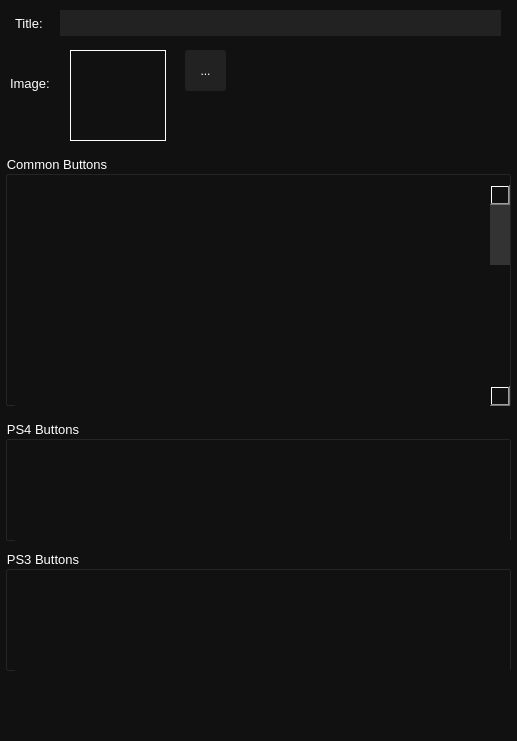
<?xml version="1.0" encoding="UTF-8"?>
<ui version="4.0">
 <class>Dialog</class>
 <widget class="QDialog" name="Dialog">
  <property name="geometry">
   <rect>
    <x>0</x>
    <y>0</y>
    <width>517</width>
    <height>741</height>
   </rect>
  </property>
  <property name="windowTitle">
   <string>Dialog</string>
  </property>
  <property name="styleSheet">
   <string notr="true">QDialog {
	background-color: #111;
}

QLabel {
	color: #FFF;
}

QToolButton {
	background-color: #222;
	color: #FFF;
	border-radius: 3px;
}

QLineEdit {
	background-color: #222;
	background: #222;
	color: #FFF;
}

QComboBox {
    border: 0px;
	background-color: #222;
	selection-background-color: #0156AB;

}

QComboBox:editable {
	background-color: #222;
	color: #1086e2;
}

QComboBox QAbstractItemView  {
    border: 0px;
    selection-background-color: #00F;
	background-color: #111;
	selection-color: #FFF;
	color: #FFF;
}

QComboBox::drop-down  {
	border: 0px;
	width: 22px;
}

QComboBox::down-arrow {
	image: url(:/images/scroll_down.png);
}

QGroupBox {
	color: #FFF;
}

QScrollBar:vertical  {
    background: #111;
	border: 0;
	width: 20px;
	margin: 0 0 0 0;
	padding: 0 0 0 0;
}

QScrollBar::up-arrow:vertical, QScrollBar::down-arrow:vertical  {
    border: 0;
	margin: 0 0 0 0;
}

 QScrollBar::handle:vertical  {
     background: #333;
	 margin: 20px 0 20px 0;
 }
 
 QScrollBar::add-page:vertical, QScrollBar::sub-page:vertical  {
     background: none;
 }

 QScrollBar::sub-line:vertical  {
     border: 0px;
	 image: url(:/images/scroll_up.png);
     subcontrol-position: top;
     subcontrol-origin: content;
 }

 QScrollBar::add-line:vertical  {
     border: 0px;
	 image: url(:/images/scroll_down.png);
     subcontrol-position: bottom;
     subcontrol-origin: content;
 }
</string>
  </property>
  <widget class="QLineEdit" name="edt_name">
   <property name="geometry">
    <rect>
     <x>60</x>
     <y>10</y>
     <width>441</width>
     <height>26</height>
    </rect>
   </property>
   <property name="font">
    <font>
     <pointsize>11</pointsize>
    </font>
   </property>
   <property name="focusPolicy">
    <enum>Qt::WheelFocus</enum>
   </property>
   <property name="autoFillBackground">
    <bool>false</bool>
   </property>
   <property name="frame">
    <bool>false</bool>
   </property>
  </widget>
  <widget class="QLabel" name="label_2">
   <property name="geometry">
    <rect>
     <x>15</x>
     <y>15</y>
     <width>36</width>
     <height>16</height>
    </rect>
   </property>
   <property name="font">
    <font>
     <pointsize>10</pointsize>
    </font>
   </property>
   <property name="text">
    <string>Title:</string>
   </property>
  </widget>
  <widget class="QLabel" name="lbl_image">
   <property name="geometry">
    <rect>
     <x>70</x>
     <y>50</y>
     <width>96</width>
     <height>91</height>
    </rect>
   </property>
   <property name="frameShape">
    <enum>QFrame::Panel</enum>
   </property>
   <property name="text">
    <string/>
   </property>
  </widget>
  <widget class="QGroupBox" name="gb_ps4">
   <property name="geometry">
    <rect>
     <x>5</x>
     <y>420</y>
     <width>506</width>
     <height>121</height>
    </rect>
   </property>
   <property name="font">
    <font>
     <pointsize>10</pointsize>
    </font>
   </property>
   <property name="title">
    <string>PS4 Buttons</string>
   </property>
   <property name="flat">
    <bool>true</bool>
   </property>
   <widget class="QScrollArea" name="scrollArea_ps4">
    <property name="geometry">
     <rect>
      <x>10</x>
      <y>30</y>
      <width>495</width>
      <height>91</height>
     </rect>
    </property>
    <property name="sizePolicy">
     <sizepolicy hsizetype="Preferred" vsizetype="Preferred">
      <horstretch>0</horstretch>
      <verstretch>0</verstretch>
     </sizepolicy>
    </property>
    <property name="minimumSize">
     <size>
      <width>0</width>
      <height>0</height>
     </size>
    </property>
    <property name="maximumSize">
     <size>
      <width>16777215</width>
      <height>16777215</height>
     </size>
    </property>
    <property name="focusPolicy">
     <enum>Qt::NoFocus</enum>
    </property>
    <property name="styleSheet">
     <string notr="true">QWidget {
	background-color: #111;
}

QScrollBar:vertical  {
    background: #111;
	border: 0;
	width: 20px;
	margin: 0 0 0 0;
	padding: 0 0 0 0;
}

QScrollBar::up-arrow:vertical, QScrollBar::down-arrow:vertical  {
    border: 0;
	margin: 0 0 0 0;
}

 QScrollBar::handle:vertical  {
     background: #333;
	 margin: 20px 0 20px 0;
 }
 
 QScrollBar::add-page:vertical, QScrollBar::sub-page:vertical  {
     background: none;
 }

 QScrollBar::sub-line:vertical  {
     border: 0px;
	 image: url(:/images/scroll_up.png);
     subcontrol-position: top;
     subcontrol-origin: content;
 }

 QScrollBar::add-line:vertical  {
     border: 0px;
	 image: url(:/images/scroll_down.png);
     subcontrol-position: bottom;
     subcontrol-origin: content;
 }
</string>
    </property>
    <property name="frameShape">
     <enum>QFrame::NoFrame</enum>
    </property>
    <property name="frameShadow">
     <enum>QFrame::Plain</enum>
    </property>
    <property name="lineWidth">
     <number>0</number>
    </property>
    <property name="verticalScrollBarPolicy">
     <enum>Qt::ScrollBarAlwaysOff</enum>
    </property>
    <property name="horizontalScrollBarPolicy">
     <enum>Qt::ScrollBarAlwaysOff</enum>
    </property>
    <property name="sizeAdjustPolicy">
     <enum>QAbstractScrollArea::AdjustIgnored</enum>
    </property>
    <property name="widgetResizable">
     <bool>true</bool>
    </property>
    <property name="alignment">
     <set>Qt::AlignLeading|Qt::AlignLeft|Qt::AlignTop</set>
    </property>
    <widget class="QWidget" name="panel_ps4">
     <property name="geometry">
      <rect>
       <x>0</x>
       <y>0</y>
       <width>479</width>
       <height>487</height>
      </rect>
     </property>
     <property name="minimumSize">
      <size>
       <width>479</width>
       <height>487</height>
      </size>
     </property>
     <property name="maximumSize">
      <size>
       <width>479</width>
       <height>487</height>
      </size>
     </property>
     <property name="styleSheet">
      <string notr="true">QWidget {
	background-color: #111;
}</string>
     </property>
     <widget class="QWidget" name="verticalLayoutWidget_4">
      <property name="geometry">
       <rect>
        <x>5</x>
        <y>5</y>
        <width>470</width>
        <height>90</height>
       </rect>
      </property>
      <layout class="QVBoxLayout" name="vl_ps4">
       <property name="sizeConstraint">
        <enum>QLayout::SetMinAndMaxSize</enum>
       </property>
      </layout>
     </widget>
    </widget>
   </widget>
  </widget>
  <widget class="QToolButton" name="toolButton">
   <property name="geometry">
    <rect>
     <x>185</x>
     <y>50</y>
     <width>41</width>
     <height>41</height>
    </rect>
   </property>
   <property name="focusPolicy">
    <enum>Qt::WheelFocus</enum>
   </property>
   <property name="text">
    <string>...</string>
   </property>
  </widget>
  <widget class="QGroupBox" name="gb_ps3">
   <property name="geometry">
    <rect>
     <x>5</x>
     <y>550</y>
     <width>506</width>
     <height>121</height>
    </rect>
   </property>
   <property name="font">
    <font>
     <pointsize>10</pointsize>
    </font>
   </property>
   <property name="title">
    <string>PS3 Buttons</string>
   </property>
   <property name="flat">
    <bool>true</bool>
   </property>
   <widget class="QScrollArea" name="scrollArea_ps3">
    <property name="geometry">
     <rect>
      <x>10</x>
      <y>30</y>
      <width>495</width>
      <height>91</height>
     </rect>
    </property>
    <property name="sizePolicy">
     <sizepolicy hsizetype="Preferred" vsizetype="Preferred">
      <horstretch>0</horstretch>
      <verstretch>0</verstretch>
     </sizepolicy>
    </property>
    <property name="minimumSize">
     <size>
      <width>0</width>
      <height>0</height>
     </size>
    </property>
    <property name="maximumSize">
     <size>
      <width>16777215</width>
      <height>16777215</height>
     </size>
    </property>
    <property name="focusPolicy">
     <enum>Qt::NoFocus</enum>
    </property>
    <property name="styleSheet">
     <string notr="true">QWidget {
	background-color: #111;
}

QScrollBar:vertical  {
    background: #111;
	border: 0;
	width: 20px;
	margin: 0 0 0 0;
	padding: 0 0 0 0;
}

QScrollBar::up-arrow:vertical, QScrollBar::down-arrow:vertical  {
    border: 0;
	margin: 0 0 0 0;
}

 QScrollBar::handle:vertical  {
     background: #333;
	 margin: 20px 0 20px 0;
 }
 
 QScrollBar::add-page:vertical, QScrollBar::sub-page:vertical  {
     background: none;
 }

 QScrollBar::sub-line:vertical  {
     border: 0px;
	 image: url(:/images/scroll_up.png);
     subcontrol-position: top;
     subcontrol-origin: content;
 }

 QScrollBar::add-line:vertical  {
     border: 0px;
	 image: url(:/images/scroll_down.png);
     subcontrol-position: bottom;
     subcontrol-origin: content;
 }
</string>
    </property>
    <property name="frameShape">
     <enum>QFrame::NoFrame</enum>
    </property>
    <property name="frameShadow">
     <enum>QFrame::Plain</enum>
    </property>
    <property name="lineWidth">
     <number>0</number>
    </property>
    <property name="verticalScrollBarPolicy">
     <enum>Qt::ScrollBarAlwaysOff</enum>
    </property>
    <property name="horizontalScrollBarPolicy">
     <enum>Qt::ScrollBarAlwaysOff</enum>
    </property>
    <property name="sizeAdjustPolicy">
     <enum>QAbstractScrollArea::AdjustIgnored</enum>
    </property>
    <property name="widgetResizable">
     <bool>true</bool>
    </property>
    <property name="alignment">
     <set>Qt::AlignLeading|Qt::AlignLeft|Qt::AlignTop</set>
    </property>
    <widget class="QWidget" name="panel_ps3">
     <property name="geometry">
      <rect>
       <x>0</x>
       <y>0</y>
       <width>479</width>
       <height>487</height>
      </rect>
     </property>
     <property name="minimumSize">
      <size>
       <width>479</width>
       <height>487</height>
      </size>
     </property>
     <property name="maximumSize">
      <size>
       <width>479</width>
       <height>487</height>
      </size>
     </property>
     <property name="styleSheet">
      <string notr="true">QWidget {
	background-color: #111;
}</string>
     </property>
     <widget class="QWidget" name="verticalLayoutWidget_3">
      <property name="geometry">
       <rect>
        <x>5</x>
        <y>5</y>
        <width>470</width>
        <height>90</height>
       </rect>
      </property>
      <layout class="QVBoxLayout" name="vl_ps3">
       <property name="sizeConstraint">
        <enum>QLayout::SetMinAndMaxSize</enum>
       </property>
      </layout>
     </widget>
    </widget>
   </widget>
  </widget>
  <widget class="QLabel" name="label_3">
   <property name="geometry">
    <rect>
     <x>10</x>
     <y>75</y>
     <width>41</width>
     <height>16</height>
    </rect>
   </property>
   <property name="font">
    <font>
     <pointsize>10</pointsize>
    </font>
   </property>
   <property name="text">
    <string>Image:</string>
   </property>
  </widget>
  <widget class="QGroupBox" name="gb_common">
   <property name="geometry">
    <rect>
     <x>5</x>
     <y>155</y>
     <width>506</width>
     <height>251</height>
    </rect>
   </property>
   <property name="font">
    <font>
     <pointsize>10</pointsize>
    </font>
   </property>
   <property name="autoFillBackground">
    <bool>false</bool>
   </property>
   <property name="styleSheet">
    <string notr="true"/>
   </property>
   <property name="title">
    <string>Common Buttons</string>
   </property>
   <property name="flat">
    <bool>true</bool>
   </property>
   <widget class="QScrollArea" name="scrollArea">
    <property name="geometry">
     <rect>
      <x>10</x>
      <y>30</y>
      <width>495</width>
      <height>221</height>
     </rect>
    </property>
    <property name="sizePolicy">
     <sizepolicy hsizetype="Preferred" vsizetype="Preferred">
      <horstretch>0</horstretch>
      <verstretch>0</verstretch>
     </sizepolicy>
    </property>
    <property name="minimumSize">
     <size>
      <width>0</width>
      <height>0</height>
     </size>
    </property>
    <property name="maximumSize">
     <size>
      <width>16777215</width>
      <height>16777215</height>
     </size>
    </property>
    <property name="focusPolicy">
     <enum>Qt::NoFocus</enum>
    </property>
    <property name="styleSheet">
     <string notr="true">QScrollArea {
	background-color: #111;
}

</string>
    </property>
    <property name="frameShape">
     <enum>QFrame::NoFrame</enum>
    </property>
    <property name="frameShadow">
     <enum>QFrame::Plain</enum>
    </property>
    <property name="lineWidth">
     <number>0</number>
    </property>
    <property name="verticalScrollBarPolicy">
     <enum>Qt::ScrollBarAsNeeded</enum>
    </property>
    <property name="horizontalScrollBarPolicy">
     <enum>Qt::ScrollBarAlwaysOff</enum>
    </property>
    <property name="sizeAdjustPolicy">
     <enum>QAbstractScrollArea::AdjustIgnored</enum>
    </property>
    <property name="widgetResizable">
     <bool>true</bool>
    </property>
    <property name="alignment">
     <set>Qt::AlignLeading|Qt::AlignLeft|Qt::AlignTop</set>
    </property>
    <widget class="QWidget" name="panel">
     <property name="geometry">
      <rect>
       <x>0</x>
       <y>0</y>
       <width>479</width>
       <height>487</height>
      </rect>
     </property>
     <property name="minimumSize">
      <size>
       <width>479</width>
       <height>487</height>
      </size>
     </property>
     <property name="maximumSize">
      <size>
       <width>479</width>
       <height>487</height>
      </size>
     </property>
     <property name="styleSheet">
      <string notr="true">QWidget {
	background-color: #111;
}</string>
     </property>
     <widget class="QWidget" name="verticalLayoutWidget">
      <property name="geometry">
       <rect>
        <x>5</x>
        <y>5</y>
        <width>470</width>
        <height>220</height>
       </rect>
      </property>
      <layout class="QVBoxLayout" name="verticalLayout">
       <property name="sizeConstraint">
        <enum>QLayout::SetMinAndMaxSize</enum>
       </property>
      </layout>
     </widget>
    </widget>
   </widget>
  </widget>
 </widget>
 <resources/>
 <connections/>
</ui>
